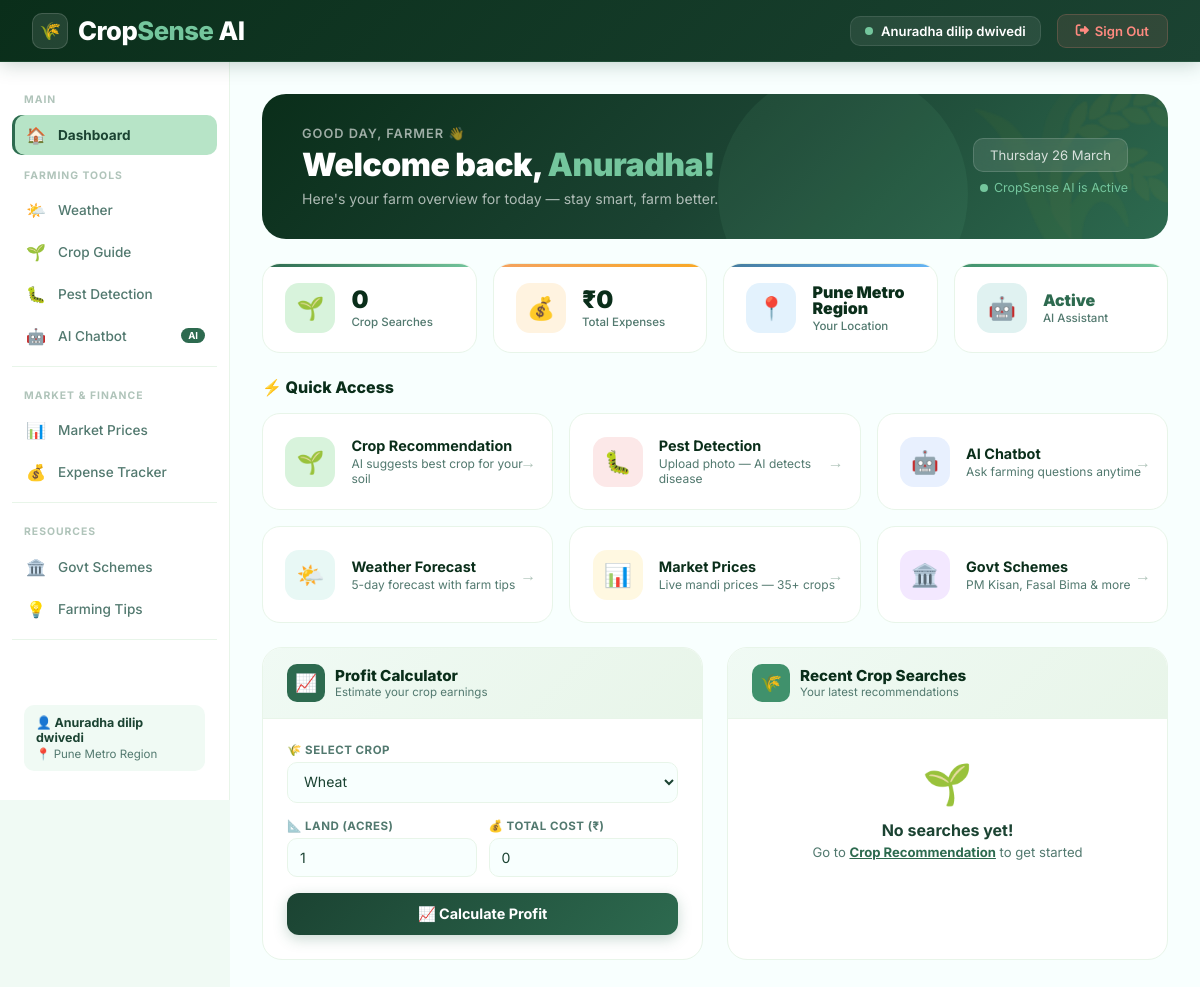
The page /dashboard (signed in) on the database its author committed.
### database.py (models this page shows)
class User(UserMixin, db.Model):
    id = db.Column(db.Integer, primary_key=True)
    name = db.Column(db.String(100), nullable=False)
    email = db.Column(db.String(120), unique=True, nullable=False)
    password = db.Column(db.String(200), nullable=False)
    phone = db.Column(db.String(15))
    location = db.Column(db.String(100))
    language = db.Column(db.String(10), default='en')
    created_at = db.Column(db.DateTime, default=datetime.utcnow)

### app.py (the view)
@app.route('/dashboard')
@login_required
def dashboard():
    expenses      = ExpenseRecord.query.filter_by(user_id=current_user.id).all()
    crops         = CropHistory.query.filter_by(user_id=current_user.id).order_by(
                        CropHistory.created_at.desc()).limit(5).all()
    total_expense = sum(e.amount for e in expenses)
    return render_template('dashboard.html', user=current_user,
                           expenses=expenses, crops=crops,
                           total_expense=total_expense)

### app.py (called while the page is built)
@login_manager.user_loader
def load_user(user_id):
    return User.query.get(int(user_id))

### templates/dashboard.html (shortened to what this page needs)
{% extends "base.html" %}
{% block content %}
<div class="dash">
  <div class="welcome-hero">
    <div class="welcome-left">
      <div class="welcome-greeting">Good day, farmer 👋</div>
      <div class="welcome-name">
        Welcome back, <span>{{ user.name.split()[0] }}!</span>
      </div>
      <div class="welcome-sub">
        Here's your farm overview for today — stay smart, farm better.
      </div>
    </div>
    <div class="welcome-right">
      <div class="welcome-date" id="currentDate">--</div>
      <div class="welcome-status">
        <div class="status-dot"></div>
        CropSense AI is Active
      </div>
    </div>
  </div>
  <div class="stats-row">
    <div class="stat-box green">
      <div class="stat-box-icon">🌱</div>
      <div>
        <div class="stat-box-val">{{ crops|length }}</div>
        <div class="stat-box-lbl">Crop Searches</div>
      </div>
    </div>
    <div class="stat-box orange">
      <div class="stat-box-icon">💰</div>
      <div>
        <div class="stat-box-val">₹{{ "%.0f"|format(total_expense) }}</div>
        <div class="stat-box-lbl">Total Expenses</div>
      </div>
    </div>
    <div class="stat-box blue">
      <div class="stat-box-icon">📍</div>
      <div>
        <div class="stat-box-val" style="font-size:1rem;">
          {{ user.location or 'Not Set' }}
        </div>
        <div class="stat-box-lbl">Your Location</div>
      </div>
    </div>
    <div class="stat-box teal">
      <div class="stat-box-icon">🤖</div>
      <div>
        <div class="stat-box-val" style="font-size:1rem;color:#2d6a4f;">Active</div>
        <div class="stat-box-lbl">AI Assistant</div>
      </div>
    </div>
  </div>
  <div class="section-head">
    <div class="section-title">⚡ Quick Access</div>
  </div>
  <div class="quick-grid">
    <a href="{{ url_for('crop') }}" class="quick-card">
      <div class="quick-icon" style="background:#d8f3dc;">🌱</div>
      <div>
        <div class="quick-title">Crop Recommendation</div>
        <div class="quick-desc">AI suggests best crop for your soil</div>
      </div>
    </a>
    <a href="{{ url_for('pest') }}" class="quick-card">
      <div class="quick-icon" style="background:#fce8e8;">🐛</div>
      <div>
        <div class="quick-title">Pest Detection</div>
        <div class="quick-desc">Upload photo — AI detects disease</div>
      </div>
    </a>
    <a href="{{ url_for('chatbot') }}" class="quick-card">
      <div class="quick-icon" style="background:#e8f0fe;">🤖</div>
      <div>
        <div class="quick-title">AI Chatbot</div>
        <div class="quick-desc">Ask farming questions anytime</div>
      </div>
    </a>
    <a href="{{ url_for('weather') }}" class="quick-card">
      <div class="quick-icon" style="background:#e8f8f5;">🌤️</div>
      <div>
        <div class="quick-title">Weather Forecast</div>
        <div class="quick-desc">5-day forecast with farm tips</div>
      </div>
    </a>
    <a href="{{ url_for('market') }}" class="quick-card">
      <div class="quick-icon" style="background:#fff8e1;">📊</div>
      <div>
        <div class="quick-title">Market Prices</div>
        <div class="quick-desc">Live mandi prices — 35+ crops</div>
      </div>
    </a>
    <a href="{{ url_for('schemes') }}" class="quick-card">
      <div class="quick-icon" style="background:#f3e8ff;">🏛️</div>
      <div>
        <div class="quick-title">Govt Schemes</div>
        <div class="quick-desc">PM Kisan, Fasal Bima & more</div>
      </div>
    </a>
  </div>
  <div class="bottom-grid">
    <div class="profit-card">
      <div class="profit-header">
        <div class="profit-header-icon">📈</div>
        <div>
          <div class="profit-header-title">Profit Calculator</div>
          <div class="profit-header-sub">Estimate your crop earnings</div>
        </div>
      </div>
      <div class="profit-body">
        <div class="profit-field">
          <label class="profit-label">🌾 Select Crop</label>
          <select id="profitCrop" class="profit-input">
            <option value="wheat">Wheat</option>
          </select>
        </div>
        <div style="display:grid;grid-template-columns:1fr 1fr;gap:0.75rem;">
          <div class="profit-field">
            <label class="profit-label">📐 Land (Acres)</label>
            <input type="number" id="profitAcres" class="profit-input"
                   placeholder="e.g. 2" value="1" min="0.1" step="0.1"/>
          </div>
          <div class="profit-field">
            <label class="profit-label">💰 Total Cost (₹)</label>
            <input type="number" id="profitExpense" class="profit-input"
                   placeholder="e.g. 15000"
                   value="{{ total_expense|int }}"/>
          </div>
        </div>
        <button class="profit-btn" onclick="calculateProfit()">
          📈 Calculate Profit
        </button>
      </div>
    </div>
    <div class="table-card">
      <div class="table-header">
        <div class="table-header-icon">🌾</div>
        <div>
          <div style="font-size:0.95rem;font-weight:800;color:#0a2e1a;">Recent Crop Searches</div>
          <div style="font-size:0.72rem;color:#52796f;">Your latest recommendations</div>
        </div>
      </div>
      {% if crops %}
      <div style="overflow-x:auto;">
        <table class="dt">
          <thead>
            <tr>
              <th>Crop</th>
              <th>Soil Type</th>
              <th>Season</th>
              <th>Date</th>
            </tr>
          </thead>
          <tbody>
            {% for c in crops %}
            <tr>
              <td><span class="crop-badge">🌱 {{ c.crop_name }}</span></td>
              <td>{{ c.soil_type }}</td>
              <td>{{ c.season }}</td>
              <td style="color:#52796f;font-size:0.78rem;">
                {{ c.created_at.strftime('%d %b %Y') }}
              </td>
            </tr>
            {% endfor %}
          </tbody>
        </table>
      </div>
      {% else %}
      <div class="empty-table">
        <div style="font-size:2.5rem;margin-bottom:0.75rem;">🌱</div>
        <div style="font-weight:700;color:#1b4332;margin-bottom:4px;">No searches yet!</div>
        <div style="font-size:0.82rem;">
          Go to <a href="{{ url_for('crop') }}"
                   style="color:#2d6a4f;font-weight:700;">Crop Recommendation</a>
          to get started
        </div>
      </div>
      {% endif %}
    </div>
  </div>
</div>
{% endblock %}

### templates/base.html (shortened to what this page needs)
<!DOCTYPE html>
<html lang="en">
<head>
  <link rel="stylesheet" href="{{ url_for('static', filename='css/style.css') }}"/>
  <link rel="stylesheet" href="https://cdnjs.cloudflare.com/ajax/libs/font-awesome/6.4.0/css/all.min.css"/>
</head>
<body>
<nav class="navbar">
  <a href="{{ url_for('index') }}" class="navbar-brand">
    <div class="brand-icon">🌾</div>
    <span><span class="brand-crop">Crop</span><span class="brand-sense">Sense</span> AI</span>
  </a>
  <div class="navbar-menu">
    {% if current_user.is_authenticated %}
      <div class="nav-user">
        <div class="nav-user-dot"></div>
        {{ current_user.name }}
      </div>
      <a href="{{ url_for('logout') }}" class="nav-btn nav-btn-logout">
        <i class="fa fa-sign-out-alt"></i> Sign Out
      </a>
    {% else %}
      <a href="{{ url_for('login') }}"    class="nav-btn nav-btn-ghost">Sign In</a>
      <a href="{{ url_for('register') }}" class="nav-btn"
         style="background:#2d6a4f;color:white;border:1px solid #40916c;">
        Get Started →
      </a>
    {% endif %}
  </div>
</nav>
{% if current_user.is_authenticated %}
<div class="layout">
  <aside class="sidebar">
    <div class="sidebar-section">Main</div>
    <a href="{{ url_for('dashboard') }}"
       class="sidebar-item {% if request.endpoint=='dashboard' %}active{% endif %}">
      <span class="icon">🏠</span> Dashboard
    </a>
    <div class="sidebar-section">Farming Tools</div>
    <a href="{{ url_for('weather') }}"
       class="sidebar-item {% if request.endpoint=='weather' %}active{% endif %}">
      <span class="icon">🌤️</span> Weather
    </a>
    <a href="{{ url_for('crop') }}"
       class="sidebar-item {% if request.endpoint=='crop' %}active{% endif %}">
      <span class="icon">🌱</span> Crop Guide
    </a>
    <a href="{{ url_for('pest') }}"
       class="sidebar-item {% if request.endpoint=='pest' %}active{% endif %}">
      <span class="icon">🐛</span> Pest Detection
    </a>
    <a href="{{ url_for('chatbot') }}"
       class="sidebar-item {% if request.endpoint=='chatbot' %}active{% endif %}">
      <span class="icon">🤖</span> AI Chatbot
      <span class="badge-new">AI</span>
    </a>
    <div class="sidebar-divider"></div>
    <div class="sidebar-section">Market & Finance</div>
    <a href="{{ url_for('market') }}"
       class="sidebar-item {% if request.endpoint=='market' %}active{% endif %}">
      <span class="icon">📊</span> Market Prices
    </a>
    <a href="{{ url_for('expense') }}"
       class="sidebar-item {% if request.endpoint=='expense' %}active{% endif %}">
      <span class="icon">💰</span> Expense Tracker
    </a>
    <div class="sidebar-divider"></div>
    <div class="sidebar-section">Resources</div>
    <a href="{{ url_for('schemes') }}"
       class="sidebar-item {% if request.endpoint=='schemes' %}active{% endif %}">
      <span class="icon">🏛️</span> Govt Schemes
    </a>
    <a href="{{ url_for('tips') }}"
       class="sidebar-item {% if request.endpoint=='tips' %}active{% endif %}">
      <span class="icon">💡</span> Farming Tips
    </a>
    <div class="sidebar-divider"></div>
    <div style="padding:10px 12px;margin-top:auto;">
      <div style="background:#f0faf4;border-radius:10px;padding:10px 12px;">
        <div style="font-size:0.78rem;font-weight:700;color:#1b4332;">
          👤 {{ current_user.name }}
        </div>
        <div style="font-size:0.72rem;color:#52796f;margin-top:2px;">
          📍 {{ current_user.location or 'Location not set' }}
        </div>
      </div>
    </div>
  </aside>
  <main class="main-content fade-in">
    {% block content %}{% endblock %}
  </main>
</div>
{% else %}
<main>{% block content_noauth %}{% endblock %}</main>
{% endif %}
</body>
</html>

### static/css/style.css (style rules this page uses)
:root { --primary: #2d6a4f; --primary-light: #40916c; --primary-dark: #1b4332; --accent: #74c69d; --accent-light: #b7e4c7; --bg: #f0faf4; --white: #ffffff; --text: #1b4332; --text-light: #52796f; --danger: #e63946; --warning: #f4a261; --info: #457b9d; --shadow: 0 4px 20px rgba(45,106,79,0.12); --radius: 16px; --radius-sm: 8px; }
* { margin: 0; padding: 0; box-sizing: border-box; }
body { font-family: 'Poppins', sans-serif; background: var(--bg); color: var(--text); min-height: 100vh; }
.navbar { background: var(--primary); padding: 0 2rem; height: 64px; display: flex; align-items: center; justify-content: space-between; position: sticky; top: 0; z-index: 999; box-shadow: 0 2px 12px rgba(0,0,0,0.15); }
.navbar-brand { color: white; font-size: 1.4rem; font-weight: 700; text-decoration: none; display: flex; align-items: center; gap: 10px; }
.navbar-brand span { font-size: 1.6rem; }
.navbar-menu { display: flex; align-items: center; gap: 0.5rem; }
.layout { display: flex; min-height: calc(100vh - 64px); }
.sidebar { width: 240px; background: var(--white); border-right: 1px solid var(--accent-light); padding: 1.5rem 1rem; display: flex; flex-direction: column; gap: 0.3rem; position: sticky; top: 64px; height: calc(100vh - 64px); overflow-y: auto; }
.sidebar-item { display: flex; align-items: center; gap: 12px; padding: 12px 16px; border-radius: var(--radius-sm); text-decoration: none; color: var(--text-light); font-size: 0.9rem; font-weight: 500; transition: all 0.2s; }
.sidebar-item:hover, .sidebar-item.active { background: var(--accent-light); color: var(--primary-dark); }
.sidebar-item .icon { font-size: 1.2rem; }
.main-content { flex: 1; padding: 2rem; overflow-y: auto; }
.fade-in { animation: fadeIn 0.4s ease; }
.main-content { animation: fadeIn 0.35s ease; }
.sidebar-item.active { background: var(--accent-light) !important; color: var(--primary-dark) !important; box-shadow: inset 3px 0 0 var(--primary); }
.navbar { box-shadow: 0 2px 20px rgba(27,67,50,0.25) !important; }

### rows shown on the page
User: name "Anuradha dilip dwivedi", location "Pune Metro Region", name "Anuradha"

### other values the page prints
{{ crops|length }} "0"
{{ "%.0f"|format(total_expense) }} "0"
